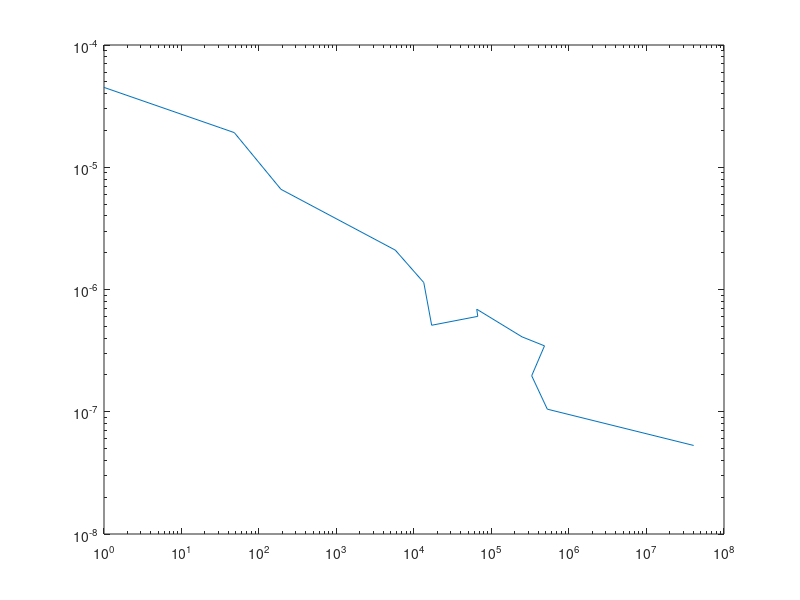

MATLAB code for this plot:
M=[1,32,48,192,5734,13370,16900,66500,64500,247500,482700,330000,524800,40590000];
D=[4.5e-5,2.1e-5,1.92e-5,6.6e-6,2.1e-6,1.14e-6,5.1e-7,6.03e-7,6.9e-7,4.1e-7,3.46e-7,1.97e-7,1.05e-7,5.3e-8];
loglog(M,D)